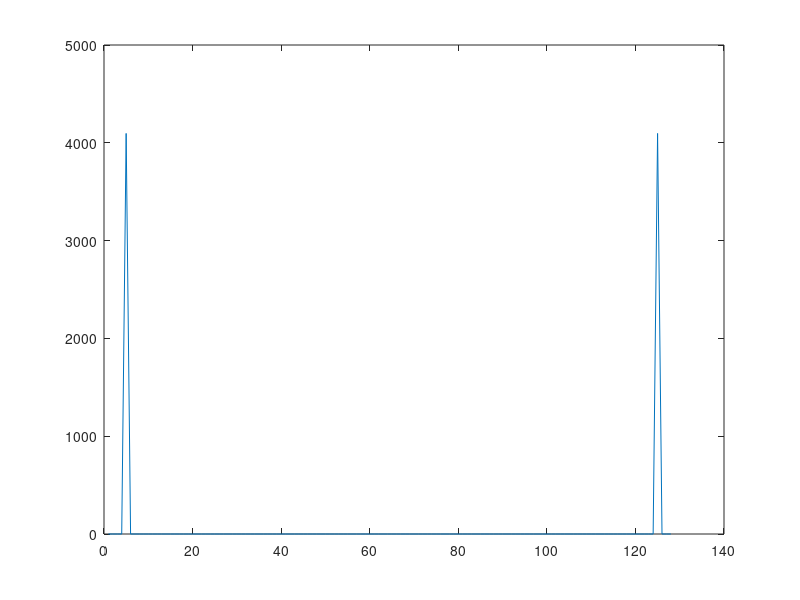

This chart was generated by the following MATLAB code:
% /**
%  ******************************************************************************
%   * @file    gen_sin_f.m
%   * @author  Dr. Chao Wang, Arizona State University, chao.wang.6@asu.edu
%   * @version V1.0.0
%   * @date    07/31/2024
%  ******************************************************************************
%   * @attention
%   *
%   * Lab 7: Fast Fourier Transform
%   *
%   * All course materials for this class are protected by copyright and
%   * may not be shared, reproduced, or uploaded to any website
%   * without the written permission of the instructor.
%   ******************************************************************************
%  */


fs=8192;
fin = 256; 
duration=1/60;
sec = 60*duration;
n=0:1/fs:sec;
x=sin(2*pi*fin*n);

% write to file
fid = fopen('sine_table.h','w');

fprintf(fid,'float sin_f[128] = {\n');
fprintf(fid,'%f,\n',x(1:128));
fprintf(fid,'};\n');

fclose(fid);

% compute and plot fft
close all;
N = 128;
y = fft(x(1:N), N);
spectrum = abs(y).^2
plot(1:N, spectrum)
